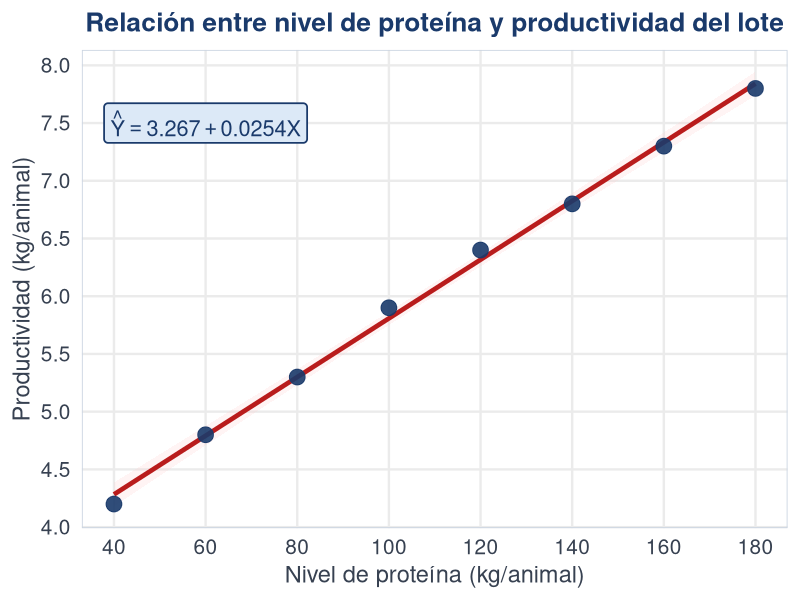

Reproduce this figure in R.
## ---- chunk 1
#| echo: false
#| warning: false
#| message: false
#| fig-width: 12
#| fig-height: 5
#| fig-align: center

library(ggplot2)

proteina   <- c(40, 60, 80, 100, 120, 140, 160, 180)
productividad <- c(4.2, 4.8, 5.3, 5.9, 6.4, 6.8, 7.3, 7.8)
df <- data.frame(proteina = proteina, productividad = productividad)

mod   <- lm(productividad ~ proteina, data = df)
r2    <- round(summary(mod)$r.squared, 3)
b0    <- round(coef(mod)[1], 3)
b1    <- round(coef(mod)[2], 4)
label <- paste0("hat(Y) == ", b0, " + ", b1, " * X\n",
                "R^2 == ", r2)

ggplot(df, aes(proteina, productividad)) +
  geom_smooth(method = "lm", se = TRUE,
              color = "#b91c1c", fill = "#fecaca",
              linewidth = 1.6, alpha = 0.2) +
  geom_point(color = "#1a3a6b", size = 5, alpha = 0.9) +
  annotate("label",
           x = 60, y = 7.5,
           label = label,
           parse = TRUE,
           size = 5.5, color = "#1a3a6b",
           fill = "#dce9f7", label.size = 0.6,
           fontface = "bold") +
  scale_x_continuous(breaks = seq(40, 180, 20)) +
  scale_y_continuous(breaks = seq(4, 8, 0.5)) +
  labs(
    title = "Relación entre nivel de proteína y productividad del lote",
    x     = "Nivel de proteína (kg/animal)",
    y     = "Productividad (kg/animal)"
  ) +
  theme_minimal(base_size = 18) +
  theme(
    plot.title   = element_text(face = "bold", hjust = 0.5,
                                size = 19, color = "#1a3a6b"),
    axis.title   = element_text(size = 17, color = "#374151"),
    axis.text    = element_text(size = 15, color = "#374151"),
    panel.grid.minor = element_blank(),
    panel.border = element_rect(color = "#cbd5e1", fill = NA, linewidth = 0.6)
  )
